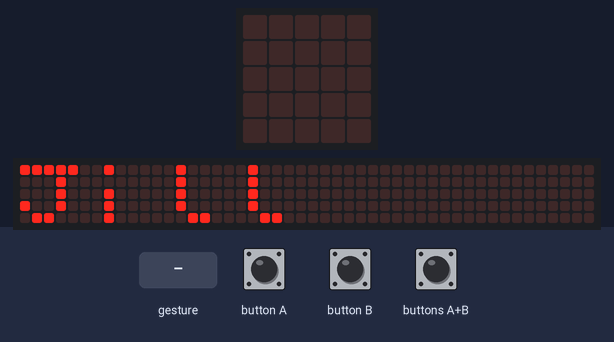
This program was run on a simulated BBC micro:bit (MakeCode). Shown: the board's 5×5 LED display, a strip that is not on the board, showing the scrolling text unrolled. Inputs (shaded band) come from the test bench. A tilt is held for 1.5 s and a shake lasts 1 s, then the board lies face up again; the 48×5 strip is a reading aid, not a part: it shows the text the display is scrolling, unrolled, one strip-width of it at a time.

Above: at 4.1 s.
5.8 s: button A pressed for 0.15 s
At 6.9 s:
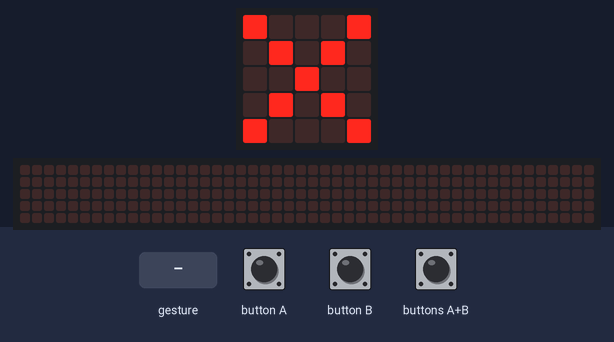
7.4 s: button B pressed for 0.15 s
At 8.1 s:
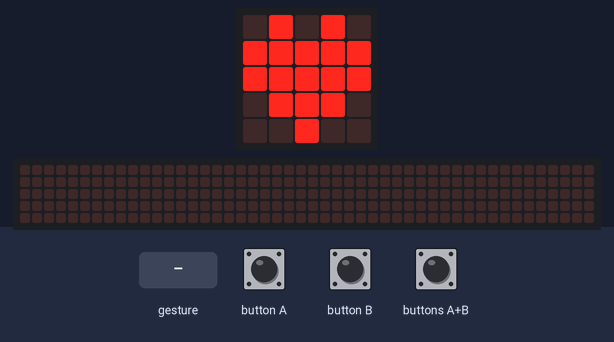
9.0 s: buttons A+B pressed for 0.15 s
At 10.3 s:
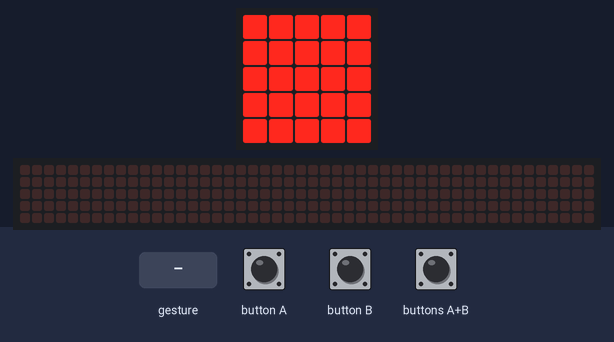
10.6 s: gesture 'shake'
At 11.2 s:
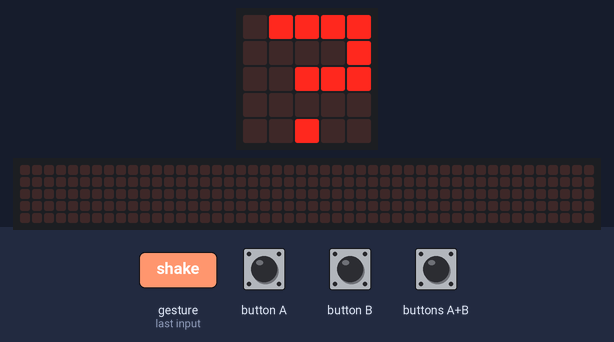
12.3 s: gesture 'logo up'
At 13.6 s:
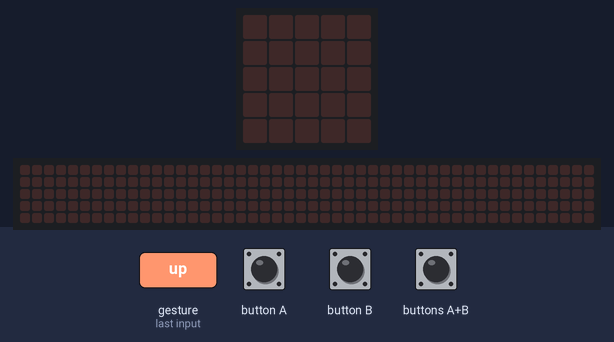
13.9 s: buttons A+B pressed for 1 s
At 15.5 s:
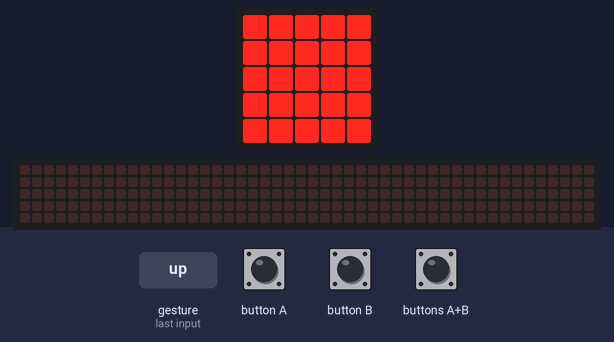
Timing chart, 0 to 17.0 s (numbered marks = the images above; inputs shaded):
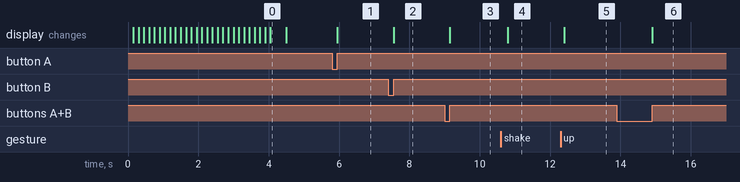

Measured:
- after the input at 5.8 s, the display: changes after 0.15 s (image 1)
- after the input at 7.4 s, the display: changes after 0.15 s (image 2)
- after the input at 9.0 s, the display: changes after 0.15 s (image 3)
- after the input at 10.6 s, the display: changes after 0.20 s (image 4)
- after the input at 12.3 s, the display: changes after 0.10 s (image 5)
- after the input at 13.9 s, the display: changes after 1.0 s (image 6)
- what the display in image 0 shows lasts 0.4 s, from 4.1 s to 4.5 s

The program:

main.ts
```typescript
input.onButtonPressed(Button.A, function () {
    basic.showIcon(IconNames.No)
})
input.onGesture(Gesture.Shake, function () {
    basic.showLeds(`
        . # # # #
        . . . . #
        . . # # #
        . . . . .
        . . # . .
        `)
})
input.onButtonPressed(Button.AB, function () {
    basic.showLeds(`
        # # # # #
        # # # # #
        # # # # #
        # # # # #
        # # # # #
        `)
})
input.onGesture(Gesture.LogoUp, function () {
    basic.clearScreen()
})
input.onButtonPressed(Button.B, function () {
    basic.showIcon(IconNames.Heart)
})
basic.showString("Jill")
```

test.ts
```typescript
// tests gaan hier; deze zal niet worden gecompileerd wanneer dit pakket wordt gebruikt als extensie.
```
